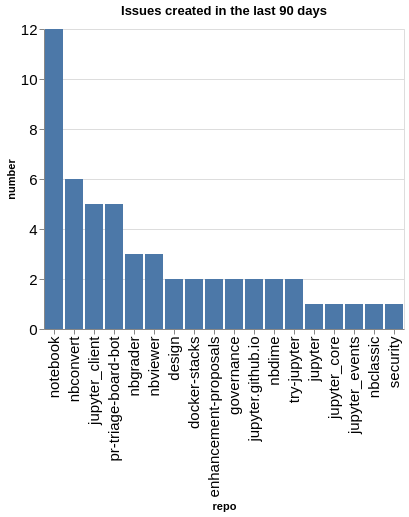

Here is the notebook cell this chart was saved with:
### Code cell
created_counts = created.groupby(['org', 'repo']).count()['number'].reset_index()
created_counts['org/repo'] = created_counts.apply(lambda a: a['org'] + '/' + a['repo'], axis=1)
sorted_vals = created_counts.sort_values(['org', 'number'], ascending=False)['repo'].values
alt.Chart(data=created_counts, title=f"Issues created in the last {n_days} days").mark_bar().encode(
    x=alt.X('repo', sort=alt.Sort(sorted_vals.tolist())),
    y='number',
)

### Figure 1 — Vega-Lite specification as saved in the notebook (floating-point values rounded to 4 significant figures)
{"config": {"axisLeft": {"labelFontSize": 15}, "axisBottom": {"labelFontSize": 15}}, "data": {"name": "data-4f19126e621e15f8698e42581bf8087f"}, "mark": {"type": "bar"}, "encoding": {"x": {"field": "repo", "sort": ["notebook", "nbconvert", "jupyter_client", "pr-triage-board-bot", "nbgrader", "nbviewer", "design", "docker-stacks", "enhancement-proposals", "governance", "jupyter.github.io", "nbdime", "try-jupyter", "jupyter", "jupyter_core", "jupyter_events", "nbclassic", "security"], "type": "nominal"}, "y": {"field": "number", "type": "quantitative"}}, "title": "Issues created in the last 90 days", "$schema": "https://vega.github.io/schema/vega-lite/v5.20.1.json", "datasets": {"data-4f19126e621e15f8698e42581bf8087f": [{"org": "jupyter", "repo": "design", "number": 2, "org/repo": "jupyter/design"}, {"org": "jupyter", "repo": "docker-stacks", "number": 2, "org/repo": "jupyter/docker-stacks"}, {"org": "jupyter", "repo": "enhancement-proposals", "number": 2, "org/repo": "jupyter/enhancement-proposals"}, {"org": "jupyter", "repo": "governance", "number": 2, "org/repo": "jupyter/governance"}, {"org": "jupyter", "repo": "jupyter", "number": 1, "org/repo": "jupyter/jupyter"}, {"org": "jupyter", "repo": "jupyter.github.io", "number": 2, "org/repo": "jupyter/jupyter.github.io"}, {"org": "jupyter", "repo": "jupyter_client", "number": 5, "org/repo": "jupyter/jupyter_client"}, {"org": "jupyter", "repo": "jupyter_core", "number": 1, "org/repo": "jupyter/jupyter_core"}, {"org": "jupyter", "repo": "jupyter_events", "number": 1, "org/repo": "jupyter/jupyter_events"}, {"org": "jupyter", "repo": "nbclassic", "number": 1, "org/repo": "jupyter/nbclassic"}, {"org": "jupyter", "repo": "nbconvert", "number": 6, "org/repo": "jupyter/nbconvert"}, {"org": "jupyter", "repo": "nbdime", "number": 2, "org/repo": "jupyter/nbdime"}, {"org": "jupyter", "repo": "nbgrader", "number": 3, "org/repo": "jupyter/nbgrader"}, {"org": "jupyter", "repo": "nbviewer", "number": 3, "org/repo": "jupyter/nbviewer"}, {"org": "jupyter", "repo": "notebook", "number": 12, "org/repo": "jupyter/notebook"}, {"org": "jupyter", "repo": "pr-triage-board-bot", "number": 5, "org/repo": "jupyter/pr-triage-board-bot"}, {"org": "jupyter", "repo": "security", "number": 1, "org/repo": "jupyter/security"}, {"org": "jupyter", "repo": "try-jupyter", "number": 2, "org/repo": "jupyter/try-jupyter"}]}}
